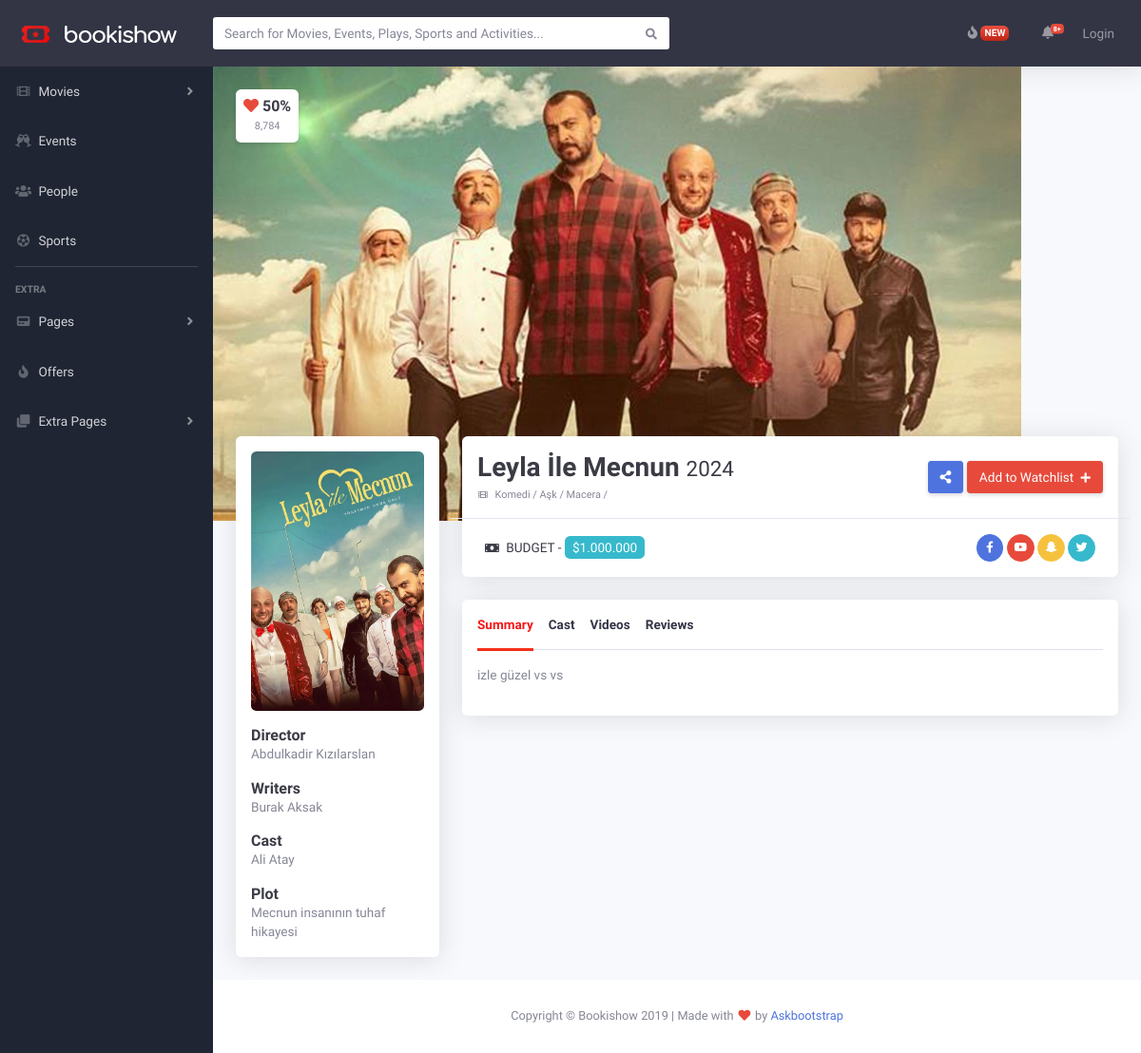
Page /movies-detial/leyla-ile-mecnun/ on the committed database.
### movieapp/models.py (models this page shows, shortened)
class Movie(models.Model):
    title = models.CharField(max_length=100)
    description = models.TextField(max_length=500)
    plot = models.TextField(max_length=100)
    budget = models.DecimalField(max_digits=19, decimal_places=2)
    language = models.CharField(max_length=20)
    cover_image = models.ImageField(upload_to='movie-pic')
    image = models.ImageField(upload_to='movie-pic')
    release_date = models.DateField()
    slug = AutoSlugField(populate_from='title')
    video_url = models.ManyToManyField(Video,blank=True)
    category = models.ManyToManyField(Category)
    cast = models.ManyToManyField(Cast)
    class Meta:
        verbose_name = "Film"
        verbose_name_plural = "Filmler"

class Category(models.Model):
    title = models.CharField(max_length=50)
    slug = AutoSlugField(populate_from='title')

### castapp/models.py (models this page shows, shortened)
class Cast(models.Model):
    genders = (
        ('M','Male'),
        ('F','Female'),
    )
    first_name = models.CharField(max_length=100)
    last_name = models.CharField(max_length=100)
    description = models.TextField(max_length=50)
    image = models.ImageField(upload_to='cast-pic')
    gender = models.CharField("Cinsiyet",max_length=1, choices=genders)
    birth = models.DateField()
    location = models.CharField(max_length=50)
    cast_role = models.ForeignKey(Cast_Role, on_delete = models.CASCADE,verbose_name='Görev')
    @property
    def full_name(self):
        return f"{self.first_name} {self.last_name}"
    full_name.fget.short_description = 'Ad Soyad'

### movieapp/views.py (the view)
# urls.py: path('movies-detial/<str:d_slug>/',movies_detail,name='movies-detial'),
def movies_detail(request,d_slug):
    movie = Movie.objects.get(slug = d_slug)
    category = movie.category.all()
    director = movie.cast.filter(cast_role__title ='Director')
    writers = movie.cast.filter(cast_role__title ='Writers')
    actor = movie.cast.filter(cast_role__title ='Actor')
    context = {
        'movie':movie,
        'category':category,
        'director':director,
        'writers':writers,
        'actor':actor,
    }
    return render(request,'movies-detail.html',context)

### castapp/models.py (called while the page is built)
    def __str__(self):
        return self.title

### movieapp/templates/movies-detail.html (shortened to what this page needs)
{% extends "base.html" %}
{% load static %}
{% block content %}
<div id="page-top">
    <div id="wrapper">
        {% include "partials/_sidebar.html" %}
        <div id="content-wrapper" class="d-flex flex-column">
            <div id="content">
                {% include "partials/_navbar.html" %}
                <div class="container-fluid">
                    <div class="row">
                        <div class="col-xl-12 col-lg-12">
                            <div class="cover-pic">
                                <div class="position-absolute bg-white shadow-sm rounded text-center p-2 m-4 love-box">
                                    <h6 class="text-gray-900 mb-0 font-weight-bold"><i
                                            class="fas fa-heart text-danger"></i> 50%</h6>
                                    <small class="text-muted">8,784</small>
                                </div>
                                <img src="{{movie.cover_image.url}}" class="img-fluid" alt="...">
                            </div>
                        </div>
                        <div class="col-xl-3 col-lg-3">
                            <div class="bg-white p-3 widget shadow rounded mb-4">
                                <img src="{{movie.image.url}}" class="img-fluid rounded" alt="...">
                                <h1 class="h6 mb-0 mt-3 font-weight-bold text-gray-900">Director</h1>
                                <p>
                                {% for i in director %}
                                    {{i.full_name}}
                                  {% endfor %}
                                </p>
                                <h1 class="h6 mb-0 mt-3 font-weight-bold text-gray-900">Writers</h1>
                                <p> {% for i in writers %}
                                    {{ i.full_name }}
                                  {% endfor %}</p>
                                <h1 class="h6 mb-0 mt-3 font-weight-bold text-gray-900">Cast</h1>
                                <p>
                                    {% for i in actor %}
                                    {{ i.full_name }}
                                  {% endfor %}
                                </p>
                                <h1 class="h6 mb-0 mt-3 font-weight-bold text-gray-900">Plot</h1>
                                <p class="mb-0">{{movie.plot}}</p>
                            </div>
                        </div>
                        <div class="col-xl-9 col-lg-9">
                            <div class="bg-white info-header shadow rounded mb-4">
                                <div class="row d-flex align-items-center justify-content-between p-3 border-bottom">
                                    <div class="col-lg-7 m-b-4">
                                        <h3 class="text-gray-900 mb-0 mt-0 font-weight-bold">{{movie.title}}
                                            <small>{{movie.release_date|date:"Y"}}</small></h3>
                                        <p class="mb-0 text-gray-800">
                                            <small class="text-muted">
                                                <i class="fas fa-film fa-fw fa-sm mr-1"></i>
                                                {% for i in category %}
                                                    {{i.title}} /
                                                {% endfor %}
                                            </small>
                                        </p>
                                    </div>
                                    <div class="col-lg-5 text-right">
                                        <a href="#" class="d-sm-inline-block btn btn-primary shadow-sm"><i
                                                class="fas fa-share-alt"></i></a>
                                        <a href="#" class="d-sm-inline-block btn btn-danger shadow-sm"> Add to Watchlist
                                            <i class="fas fa-plus fa-sm  ml-1"></i></a>
                                    </div>
                                </div>
                                <div class="row d-flex align-items-center justify-content-between py-3 px-4">
                                    <div class="col-lg-6 m-b-4">
                                        <p class="mb-0 text-gray-900"><i class="fas fa-money-bill fa-sm fa-fw mr-1"></i>
                                            BUDGET - <span
                                                class="text-white rounded px-2 py-1 bg-info">${{movie.budget|floatformat:0}}</span></p>
                                    </div>
                                    <div class="col-lg-6 text-right">
                                        <a href="#" class="btn btn-sm btn-primary btn-circle">
                                            <i class="fab fa-facebook-f"></i>
                                        </a>
                                        <a href="#" class="btn btn-sm btn-danger btn-circle">
                                            <i class="fab fa-youtube"></i>
                                        </a>
                                        <a href="#" class="btn btn-sm btn-warning btn-circle">
                                            <i class="fab fa-snapchat-ghost"></i>
                                        </a>
                                        <a href="#" class="btn btn-sm btn-info btn-circle">
                                            <i class="fab fa-twitter"></i>
                                        </a>
                                    </div>
                                </div>
                            </div>
                            <div class="bg-white p-3 widget shadow rounded mb-4">
                                <ul class="nav nav-tabs" id="myTab" role="tablist">
                                    <li class="nav-item">
                                        <a class="nav-link active" id="home-tab" data-toggle="tab" href="#home"
                                            role="tab" aria-controls="home" aria-selected="true">Summary</a>
                                    </li>
                                    <li class="nav-item">
                                        <a class="nav-link" id="profile-tab" data-toggle="tab" href="#profile"
                                            role="tab" aria-controls="profile" aria-selected="false">Cast
                                        </a>
                                    </li>
                                    <li class="nav-item">
                                        <a class="nav-link" id="videos-tab" data-toggle="tab" href="#videos" role="tab"
                                            aria-controls="videos" aria-selected="false">Videos
                                        </a>
                                    </li>
                                    <li class="nav-item">
                                        <a class="nav-link" id="contact-tab" data-toggle="tab" href="#contact"
                                            role="tab" aria-controls="contact" aria-selected="false">Reviews</a>
                                    </li>
                                </ul>
                                <div class="tab-content" id="myTabContent">
                                    <div class="tab-pane fade show active" id="home" role="tabpanel"
                                        aria-labelledby="home-tab">
                                        <p>{{movie.description}}</p>
                                    </div>
                                </div>
                            </div>
                        </div>
                    </div>
                </div>
            </div>
            <footer class="sticky-footer bg-white">
                <div class="container my-auto">
                    <div class="copyright text-center my-auto">
                        <span>Copyright &copy; Bookishow 2019 | Made with <i class="fas fa-heart fa-fw text-danger"></i>
                            by <a target="_blank" href="#">Askbootstrap</a></span>
                    </div>
                </div>
            </footer>
        </div>
    </div>
</div>
{% endblock content %}

### templates/base.html (shortened to what this page needs)
{% load static %}
<!DOCTYPE html>
<html lang="en">
  <head>
    <link rel="stylesheet" type="text/css" href="{% static 'vendor/slick/slick.min.css' %}" />
    <link rel="stylesheet" type="text/css" href="{% static 'vendor/slick/slick-theme.min.css' %}" />
    <link rel="stylesheet" type="text/css" href="{% static 'vendor/fontawesome-free/css/all.min.css' %}" />
    <link href="{% static 'css/style.css' %}" rel="stylesheet" />
  </head>
  <body>
    {% block content %}
    {% endblock content %}
  </body>
</html>

### templates/partials/_sidebar.html (shortened to what this page needs)
{% load static %}
<ul class="navbar-nav sidebar sidebar-dark accordion" id="accordionSidebar">
    <a class="sidebar-brand d-flex align-items-center justify-content-center" href="/">
        <div class="sidebar-brand-icon">
            <img src="{% static 'img/logo-icon.png' %}" alt="">
        </div>
        <div class="sidebar-brand-text mx-3"><img src="{% static 'img/logo.png' %}" alt=""></div>
    </a>
    <li class="nav-item
     ">
        <a class="nav-link collapsed" href="#" data-toggle="collapse" data-target="#collapseZero"
            aria-expanded="true" aria-controls="collapseZero">
            <i class="fas fa-fw fa-film"></i>
            <span>Movies</span></a>
    </li>
    <li class="nav-item">
        <a class="nav-link" href="events.html">
            <i class="fas fa-fw fa-glass-cheers"></i>
            <span>Events</span></a>
    </li>
    <li class="nav-item">
        <a class="nav-link" href="people.html">
            <i class="fas fa-fw fa-users"></i>
            <span>People</span></a>
    </li>
    <li class="nav-item">
        <a class="nav-link" href="sports.html">
            <i class="fas fa-fw fa-futbol"></i>
            <span>Sports</span></a>
    </li>
    <hr class="sidebar-divider">
    <div class="sidebar-heading">Extra</div>
    <li class="nav-item">
        <a class="nav-link collapsed" href="#" data-toggle="collapse" data-target="#collapseTwo"
            aria-expanded="true" aria-controls="collapseTwo">
            <i class="fas fa-fw fa-pager"></i>
            <span>Pages</span>
        </a>
    </li>
    <li class="nav-item">
        <a class="nav-link" href="offers.html">
            <i class="fas fa-fw fa-fire"></i>
            <span>Offers</span></a>
    </li>
    <li class="nav-item">
        <a class="nav-link collapsed" href="#" data-toggle="collapse" data-target="#collapsePages"
            aria-expanded="true" aria-controls="collapsePages">
            <i class="fas fa-fw fa-clone"></i>
            <span>Extra Pages</span>
        </a>
    </li>
</ul>

### templates/partials/_navbar.html (shortened to what this page needs)
{% load static %}
<nav class="navbar navbar-expand navbar-dark topbar mb-4 pl-0 static-top shadow">
    <form class="d-none d-sm-inline-block form-inline mr-auto my-2 my-md-0 mw-100 navbar-search">
        <div class="input-group">
            <input type="text" class="form-control bg-white border-0 small"
                placeholder="Search for Movies, Events, Plays, Sports and Activities..."
                aria-label="Search" aria-describedby="basic-addon2">
            <div class="input-group-append">
                <button class="btn bg-white" type="button">
                    <i class="fas fa-search fa-sm"></i>
                </button>
            </div>
        </div>
    </form>
    <ul class="navbar-nav ml-auto">
        <li class="nav-item no-arrow mx-1">
            <a class="nav-link" href="offers.html">
                <i class="fas fa-fire fa-fw"></i>
                <span class="badge badge-danger bg-gradient-danger">NEW</span>
            </a>
        </li>
        <li class="nav-item dropdown no-arrow mx-1">
            <a class="nav-link dropdown-toggle" href="#" id="alertsDropdown" role="button"
                data-toggle="dropdown" aria-haspopup="true" aria-expanded="false">
                <i class="fas fa-bell fa-fw"></i>
                <span class="badge badge-danger badge-counter">8+</span>
            </a>
        </li>
        {% if request.user.is_authenticated %}
        <li class="nav-item dropdown no-arrow">
            <a class="nav-link dropdown-toggle" href="#" id="userDropdown" role="button"
                data-toggle="dropdown" aria-haspopup="true" aria-expanded="false">
                <span class="mr-2 d-none d-lg-inline text-gray-600 small">{{user.first_name}}</span>
                <img class="img-profile rounded-circle" src="{% static 'img/s4.png' %}">
            </a>
            <div class="dropdown-menu dropdown-menu-right shadow animated--grow-in"
                aria-labelledby="userDropdown">
                <a class="dropdown-item" href="profile.html">
                    <i class="fas fa-user-circle fa-sm fa-fw mr-2 text-gray-400"></i>
                    Profile
                </a>
                <a class="dropdown-item" href="profile.html">
                    <i class="fas fa-heart fa-sm fa-fw mr-2 text-gray-400"></i>
                    Watchlist
                </a>
                <a class="dropdown-item" href="profile.html">
                    <i class="fas fa-list-alt fa-sm fa-fw mr-2 text-gray-400"></i>
                    Your Lists
                </a>
                <a class="dropdown-item" href="profile.html">
                    <i class="fas fa-cog fa-sm fa-fw mr-2 text-gray-400"></i>
                    Account Settings
                </a>
                <div class="dropdown-divider"></div>
                <a class="dropdown-item" href="#" data-toggle="modal" data-target="#logoutModal">
                    <i class="fas fa-sign-out-alt fa-sm fa-fw mr-2 text-gray-400"></i>
                    Logout
                </a>
            </div>
        </li>
        {% else %}
        <li class="nav-item">
            <a class="nav-link" href="{% url 'login' %}">
                Login
            </a>
        </li>
        {% endif %}
    </ul>
</nav>

### rows in the picture
Movie: cover_image (picture), image (picture), plot "Mecnun insanının tuhaf hikayesi", title "Leyla İle Mecnun", release_date "2024", budget "1.000.000", description "izle güzel vs vs"
Cast: full_name "Abdulkadir Kızılarslan"
Cast: full_name "Burak Aksak"
Cast: full_name "Ali Atay"
Category: title "Komedi"
Category: title "Aşk"
Category: title "Macera"
